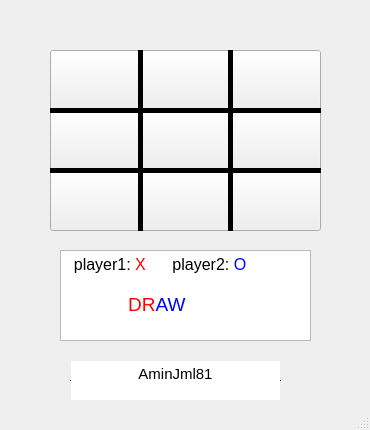
<?xml version="1.0" encoding="UTF-8"?>
<ui version="4.0">
 <class>MainWindow</class>
 <widget class="QMainWindow" name="MainWindow">
  <property name="geometry">
   <rect>
    <x>0</x>
    <y>0</y>
    <width>370</width>
    <height>430</height>
   </rect>
  </property>
  <property name="minimumSize">
   <size>
    <width>370</width>
    <height>430</height>
   </size>
  </property>
  <property name="maximumSize">
   <size>
    <width>370</width>
    <height>430</height>
   </size>
  </property>
  <property name="windowTitle">
   <string>TicTacToe</string>
  </property>
  <property name="toolTip">
   <string notr="true"/>
  </property>
  <widget class="QWidget" name="centralwidget">
   <widget class="QTextBrowser" name="textBrowser">
    <property name="geometry">
     <rect>
      <x>60</x>
      <y>250</y>
      <width>251</width>
      <height>91</height>
     </rect>
    </property>
    <property name="cursor" stdset="0">
     <cursorShape>BlankCursor</cursorShape>
    </property>
    <property name="html">
     <string>&lt;!DOCTYPE HTML PUBLIC &quot;-//W3C//DTD HTML 4.0//EN&quot; &quot;http://www.w3.org/TR/REC-html40/strict.dtd&quot;&gt;
&lt;html&gt;&lt;head&gt;&lt;meta name=&quot;qrichtext&quot; content=&quot;1&quot; /&gt;&lt;style type=&quot;text/css&quot;&gt;
p, li { white-space: pre-wrap; }
&lt;/style&gt;&lt;/head&gt;&lt;body style=&quot; font-family:'MS Shell Dlg 2'; font-size:7.8pt; font-weight:400; font-style:normal;&quot;&gt;
&lt;p style=&quot; margin-top:0px; margin-bottom:0px; margin-left:0px; margin-right:0px; -qt-block-indent:0; text-indent:0px;&quot;&gt;&lt;span style=&quot; font-size:12pt;&quot;&gt;  player1: &lt;/span&gt;&lt;span style=&quot; font-size:12pt; color:#ff0000;&quot;&gt;X   &lt;/span&gt;&lt;span style=&quot; font-size:12pt;&quot;&gt;   player2: &lt;/span&gt;&lt;span style=&quot; font-size:12pt; color:#0000ff;&quot;&gt;O&lt;/span&gt;&lt;/p&gt;
&lt;p style=&quot; margin-top:0px; margin-bottom:0px; margin-left:0px; margin-right:0px; -qt-block-indent:0; text-indent:0px;&quot;&gt;&lt;span style=&quot; font-size:12pt; color:#ff0000;&quot;&gt;	&lt;/span&gt;&lt;/p&gt;
&lt;p style=&quot; margin-top:0px; margin-bottom:0px; margin-left:0px; margin-right:0px; -qt-block-indent:0; text-indent:0px;&quot;&gt;&lt;span style=&quot; font-size:14pt; color:#ff0000;&quot;&gt;            DR&lt;/span&gt;&lt;span style=&quot; font-size:14pt; color:#0000ff;&quot;&gt;AW&lt;/span&gt;&lt;/p&gt;&lt;/body&gt;&lt;/html&gt;</string>
    </property>
   </widget>
   <widget class="QTextEdit" name="textEdit">
    <property name="geometry">
     <rect>
      <x>70</x>
      <y>360</y>
      <width>211</width>
      <height>41</height>
     </rect>
    </property>
    <property name="cursor" stdset="0">
     <cursorShape>BlankCursor</cursorShape>
    </property>
    <property name="autoFillBackground">
     <bool>true</bool>
    </property>
    <property name="frameShape">
     <enum>QFrame::HLine</enum>
    </property>
    <property name="frameShadow">
     <enum>QFrame::Plain</enum>
    </property>
    <property name="readOnly">
     <bool>true</bool>
    </property>
    <property name="html">
     <string>&lt;!DOCTYPE HTML PUBLIC &quot;-//W3C//DTD HTML 4.0//EN&quot; &quot;http://www.w3.org/TR/REC-html40/strict.dtd&quot;&gt;
&lt;html&gt;&lt;head&gt;&lt;meta name=&quot;qrichtext&quot; content=&quot;1&quot; /&gt;&lt;style type=&quot;text/css&quot;&gt;
p, li { white-space: pre-wrap; }
&lt;/style&gt;&lt;/head&gt;&lt;body style=&quot; font-family:'MS Shell Dlg 2'; font-size:7.8pt; font-weight:400; font-style:normal;&quot;&gt;
&lt;p align=&quot;center&quot; style=&quot; margin-top:0px; margin-bottom:0px; margin-left:0px; margin-right:0px; -qt-block-indent:0; text-indent:0px;&quot;&gt;&lt;span style=&quot; font-size:11pt;&quot;&gt;AminJml81&lt;/span&gt;&lt;/p&gt;&lt;/body&gt;&lt;/html&gt;</string>
    </property>
    <property name="overwriteMode">
     <bool>false</bool>
    </property>
   </widget>
   <widget class="QPushButton" name="g11">
    <property name="geometry">
     <rect>
      <x>50</x>
      <y>50</y>
      <width>91</width>
      <height>61</height>
     </rect>
    </property>
    <property name="text">
     <string/>
    </property>
    <property name="checkable">
     <bool>false</bool>
    </property>
    <property name="checked">
     <bool>false</bool>
    </property>
    <property name="autoExclusive">
     <bool>false</bool>
    </property>
    <property name="autoDefault">
     <bool>false</bool>
    </property>
    <property name="flat">
     <bool>false</bool>
    </property>
   </widget>
   <widget class="QPushButton" name="g21">
    <property name="geometry">
     <rect>
      <x>50</x>
      <y>110</y>
      <width>91</width>
      <height>61</height>
     </rect>
    </property>
    <property name="text">
     <string/>
    </property>
    <property name="checkable">
     <bool>false</bool>
    </property>
    <property name="checked">
     <bool>false</bool>
    </property>
    <property name="autoExclusive">
     <bool>false</bool>
    </property>
    <property name="autoDefault">
     <bool>false</bool>
    </property>
    <property name="flat">
     <bool>false</bool>
    </property>
   </widget>
   <widget class="QPushButton" name="g31">
    <property name="geometry">
     <rect>
      <x>50</x>
      <y>170</y>
      <width>91</width>
      <height>61</height>
     </rect>
    </property>
    <property name="text">
     <string/>
    </property>
    <property name="checkable">
     <bool>false</bool>
    </property>
    <property name="checked">
     <bool>false</bool>
    </property>
    <property name="autoExclusive">
     <bool>false</bool>
    </property>
    <property name="autoDefault">
     <bool>false</bool>
    </property>
    <property name="flat">
     <bool>false</bool>
    </property>
   </widget>
   <widget class="QPushButton" name="g12">
    <property name="geometry">
     <rect>
      <x>140</x>
      <y>50</y>
      <width>91</width>
      <height>61</height>
     </rect>
    </property>
    <property name="text">
     <string/>
    </property>
    <property name="checkable">
     <bool>false</bool>
    </property>
    <property name="checked">
     <bool>false</bool>
    </property>
    <property name="autoExclusive">
     <bool>false</bool>
    </property>
    <property name="autoDefault">
     <bool>false</bool>
    </property>
    <property name="flat">
     <bool>false</bool>
    </property>
   </widget>
   <widget class="QPushButton" name="g32">
    <property name="geometry">
     <rect>
      <x>140</x>
      <y>170</y>
      <width>91</width>
      <height>61</height>
     </rect>
    </property>
    <property name="text">
     <string/>
    </property>
    <property name="checkable">
     <bool>false</bool>
    </property>
    <property name="checked">
     <bool>false</bool>
    </property>
    <property name="autoExclusive">
     <bool>false</bool>
    </property>
    <property name="autoDefault">
     <bool>false</bool>
    </property>
    <property name="flat">
     <bool>false</bool>
    </property>
   </widget>
   <widget class="QPushButton" name="g22">
    <property name="geometry">
     <rect>
      <x>140</x>
      <y>110</y>
      <width>91</width>
      <height>61</height>
     </rect>
    </property>
    <property name="text">
     <string/>
    </property>
    <property name="checkable">
     <bool>false</bool>
    </property>
    <property name="checked">
     <bool>false</bool>
    </property>
    <property name="autoExclusive">
     <bool>false</bool>
    </property>
    <property name="autoDefault">
     <bool>false</bool>
    </property>
    <property name="flat">
     <bool>false</bool>
    </property>
   </widget>
   <widget class="QPushButton" name="g13">
    <property name="geometry">
     <rect>
      <x>230</x>
      <y>50</y>
      <width>91</width>
      <height>61</height>
     </rect>
    </property>
    <property name="text">
     <string/>
    </property>
    <property name="checkable">
     <bool>false</bool>
    </property>
    <property name="checked">
     <bool>false</bool>
    </property>
    <property name="autoExclusive">
     <bool>false</bool>
    </property>
    <property name="autoDefault">
     <bool>false</bool>
    </property>
    <property name="flat">
     <bool>false</bool>
    </property>
   </widget>
   <widget class="QPushButton" name="g23">
    <property name="geometry">
     <rect>
      <x>230</x>
      <y>110</y>
      <width>91</width>
      <height>61</height>
     </rect>
    </property>
    <property name="text">
     <string/>
    </property>
    <property name="checkable">
     <bool>false</bool>
    </property>
    <property name="checked">
     <bool>false</bool>
    </property>
    <property name="autoExclusive">
     <bool>false</bool>
    </property>
    <property name="autoDefault">
     <bool>false</bool>
    </property>
    <property name="flat">
     <bool>false</bool>
    </property>
   </widget>
   <widget class="QPushButton" name="g33">
    <property name="geometry">
     <rect>
      <x>230</x>
      <y>170</y>
      <width>91</width>
      <height>61</height>
     </rect>
    </property>
    <property name="text">
     <string/>
    </property>
    <property name="checkable">
     <bool>false</bool>
    </property>
    <property name="checked">
     <bool>false</bool>
    </property>
    <property name="autoExclusive">
     <bool>false</bool>
    </property>
    <property name="autoDefault">
     <bool>false</bool>
    </property>
    <property name="flat">
     <bool>false</bool>
    </property>
   </widget>
   <widget class="Line" name="line">
    <property name="geometry">
     <rect>
      <x>50</x>
      <y>100</y>
      <width>271</width>
      <height>20</height>
     </rect>
    </property>
    <property name="frameShadow">
     <enum>QFrame::Plain</enum>
    </property>
    <property name="lineWidth">
     <number>5</number>
    </property>
    <property name="orientation">
     <enum>Qt::Horizontal</enum>
    </property>
   </widget>
   <widget class="Line" name="line_2">
    <property name="geometry">
     <rect>
      <x>50</x>
      <y>160</y>
      <width>271</width>
      <height>20</height>
     </rect>
    </property>
    <property name="frameShadow">
     <enum>QFrame::Plain</enum>
    </property>
    <property name="lineWidth">
     <number>5</number>
    </property>
    <property name="orientation">
     <enum>Qt::Horizontal</enum>
    </property>
   </widget>
   <widget class="Line" name="line_3">
    <property name="geometry">
     <rect>
      <x>130</x>
      <y>50</y>
      <width>20</width>
      <height>181</height>
     </rect>
    </property>
    <property name="frameShadow">
     <enum>QFrame::Plain</enum>
    </property>
    <property name="lineWidth">
     <number>5</number>
    </property>
    <property name="orientation">
     <enum>Qt::Vertical</enum>
    </property>
   </widget>
   <widget class="Line" name="line_4">
    <property name="geometry">
     <rect>
      <x>220</x>
      <y>50</y>
      <width>20</width>
      <height>181</height>
     </rect>
    </property>
    <property name="frameShadow">
     <enum>QFrame::Plain</enum>
    </property>
    <property name="lineWidth">
     <number>5</number>
    </property>
    <property name="orientation">
     <enum>Qt::Vertical</enum>
    </property>
   </widget>
   <widget class="QDialogButtonBox" name="buttonBox">
    <property name="geometry">
     <rect>
      <x>50</x>
      <y>150</y>
      <width>193</width>
      <height>28</height>
     </rect>
    </property>
   </widget>
  </widget>
  <widget class="QStatusBar" name="statusbar"/>
 </widget>
 <resources/>
 <connections/>
</ui>
